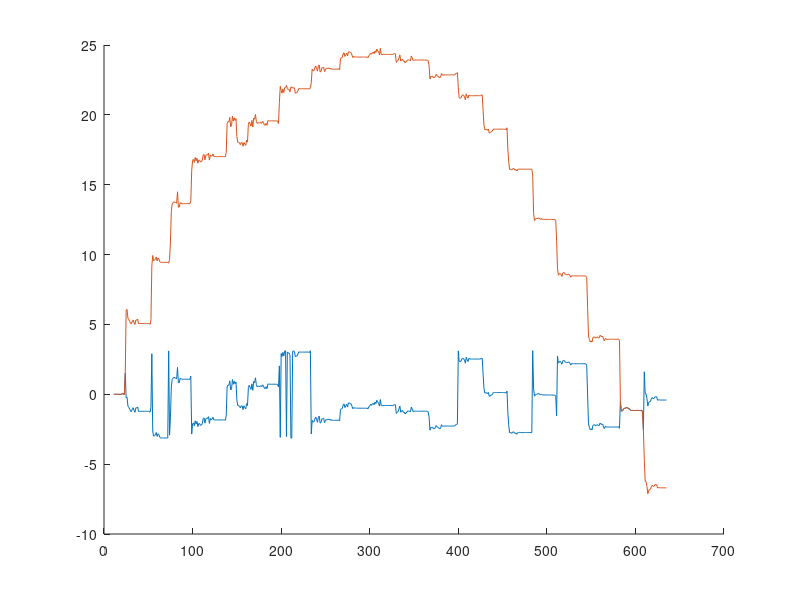

Recreate this plot in MATLAB. (Note: this script raises an error after producing the figure.)
%% Contributions by Nikhil Challa
clear;clc; close all;

tic 

% The code has the following limitations
% 1. It assumes only 1 outlier at a time for input signal in array of antennas
% 2. It assumes 3 or more array of antennas otherwise outlier will not work
% Note that this is very rare case and should not be encounter if the
% antenna is moved slowly hence the limitation.

BestLogIndexes = load('MatFiles/BestLogIndexes.mat').BestLogIndexes;
PhaseCorrectedY = load('MatFiles/PhaseCorrectedY.mat').PhaseCorrectedY;
PhaseCorrectedUnwrapY = load('MatFiles/PhaseCorrectedUnwrapY.mat').PhaseCorrectedUnwrapY;
CorrPhase = load('MatFiles/CorrPhase.mat').CorrPhase;
CIR_RATE = 200;
ChNoRange = 0:3;
MeasChIndxRange = 11:635; 
PhaseCorrUnWrapOutlierFixedY = PhaseCorrectedUnwrapY;
CorrPhaseOutlierFixed = CorrPhase;
for ChNo = ChNoRange

    figure(1 + ChNo)
    hold on
    plot(MeasChIndxRange,PhaseCorrectedY(ChNo+1,1:CIR_RATE:end),MeasChIndxRange,PhaseCorrectedUnwrapY(ChNo+1,1:CIR_RATE:end))
    xline(BestLogIndexes)
    yline([-pi,pi,2*pi,3*pi,4*pi,5*pi,6*pi,7*pi,8*pi,9*pi])
    ylabel("Phase in radians")
    xlabel("Log Sample Index (every sec/skip rest)")
    set(gca,"FontSize",14)
    titleStr = "Channel No:" + string(ChNo) + "  Phase value after removing frequency offset";
    title(titleStr,'FontSize',18)
    hold off

end


% Ideally we would like to check every index but the jitters can cause a
% lot of confusion on where the false phase jump happened. Instead if we
% check every 200 indexes (similar one use for plotting) we will not see
% these jitters and the accuracy on false phase jump detection is lot
% higher

outlier = zeros(1,floor(length(PhaseCorrUnWrapOutlierFixedY)/200));

outlier(1) = ~ isempty( find(isoutlier(PhaseCorrUnWrapOutlierFixedY(:,1)),1) );
outlier(2) = ~ isempty( find(isoutlier(PhaseCorrUnWrapOutlierFixedY(:,201)),1) );
outIndx = 3;
BadIndx = 0;
BadCh = -100;
for indx = 401 : 200 : length(PhaseCorrUnWrapOutlierFixedY)
    outlier(outIndx) = ~ isempty( find(isoutlier(PhaseCorrUnWrapOutlierFixedY(:,indx)),1) );
    if (outlier(outIndx - 2) && outlier(outIndx - 1) && outlier(outIndx))
        BadIndx = (outIndx - 3)*200+1;
        BadCh = find(isoutlier(PhaseCorrUnWrapOutlierFixedY(:,BadIndx)),1);
        GoodCh = setdiff(1:4,BadCh);
        BaseCh = GoodCh(1);
        PhDiff = PhaseCorrUnWrapOutlierFixedY(BaseCh,BadIndx) - PhaseCorrUnWrapOutlierFixedY(BadCh,BadIndx);
        
        % Note that phase unwrap are always multiples of 2pi
        PhShift = 0;
        if PhDiff > 0
            PhShift = 2*pi;
        else 
            PhShift = -2*pi;
        end
        disp(["Outlier Detected at indx:" + BadIndx + " on Channel:" + string(BadCh-1) + " with Ph diff of:" + PhShift])
        
        for phIndx = BadIndx:length(PhaseCorrUnWrapOutlierFixedY)
            PhaseCorrUnWrapOutlierFixedY(BadCh,phIndx) = PhaseCorrUnWrapOutlierFixedY(BadCh,phIndx) + PhShift;
            CorrPhaseOutlierFixed(BadCh,phIndx) = CorrPhaseOutlierFixed(BadCh,phIndx) + PhShift;
        end

        % readjusting indx back to recompute outliers
        indx = BadIndx;
        outIndx = outIndx - 3;
    end
    outIndx = outIndx + 1;

end


for ChNo = ChNoRange

    figure(5 + ChNo)
    hold on
    plot(MeasChIndxRange,PhaseCorrectedY(ChNo+1,1:CIR_RATE:end),MeasChIndxRange,PhaseCorrUnWrapOutlierFixedY(ChNo+1,1:CIR_RATE:end))
    xline(BestLogIndexes)
    yline([-pi,pi,2*pi,3*pi,4*pi,5*pi,6*pi,7*pi,8*pi,9*pi])
    ylabel("Phase in radians")
    xlabel("Log Sample Index (every sec/skip rest)")
    set(gca,"FontSize",14)
    titleStr = "Channel No:" + string(ChNo) + "  Phase value after removing frequency offset and Unwrap correction";
    title(titleStr,'FontSize',18)
    hold off


    % We attempt to plot one (and only one) case of incorrect phase wrapping
    IndxRange = BadIndx - 200 : 1 : BadIndx;  % since we start from bad case and go backward, the issue will be seen in previous 200 samples at max
    Offset = PhaseCorrectedY(:,IndxRange(1)) - PhaseCorrectedUnwrapY(:,IndxRange(1));
    TempPh = PhaseCorrectedY(:,IndxRange) - Offset;

    % to determine limits on Y-axis
    XlimMin = floor(min([ PhaseCorrectedUnwrapY(:,IndxRange) TempPh ],[],'all')) - 1;
    XlimMax = ceil(max([PhaseCorrectedUnwrapY(:,IndxRange) TempPh ],[],'all')) + 1;

    figure(9)
    subplot(2,2,ChNo + 1)
    hold on
    plot( IndxRange, PhaseCorrectedUnwrapY(ChNo+1,IndxRange), "rx",IndxRange, TempPh(ChNo+1,:),'bo')
    ylabel("Phase in radians")
    xlabel("Log Sample Index (sample time)")
    ylim([XlimMin  XlimMax])
    xlim([min(IndxRange) max(IndxRange)])
    legend("Unwrapped Attempt","Original Phase","Location","best")
    set(gca,"FontSize",14)
    titleStr = "Channel No:" + string(ChNo);
    title(titleStr,'FontSize',18)
    hold off


end

sgtitle('Incorrect Phase unwrapping example','FontSize',18) 

save('MatFiles/PhaseCorrUnWrapOutlierFixedY.mat','PhaseCorrUnWrapOutlierFixedY');
save('MatFiles/CorrPhaseOutlierFixed.mat','CorrPhaseOutlierFixed');


% Attempt to box out the incorrect phase unwrapping
% the factor of 20, needs to be decided based on number of 
window = floor(length(MeasChIndxRange)/length(BestLogIndexes));
Range = (BadIndx-CIR_RATE*window):(BadIndx+CIR_RATE*window);
Lx = floor(BadIndx/200) - window;
Ly = floor(min(PhaseCorrectedUnwrapY(BadCh,Range)));
Hx = window*2;
Hy = ceil(max(PhaseCorrectedUnwrapY(BadCh,Range))) - Ly;

figure(10)
subplot(2,1,1)
hold on
plot(MeasChIndxRange,PhaseCorrectedY(BadCh,1:CIR_RATE:end),MeasChIndxRange,PhaseCorrectedUnwrapY(BadCh,1:CIR_RATE:end))
xline(BestLogIndexes)
yline([-pi,pi,2*pi,3*pi,4*pi,5*pi,6*pi,7*pi,8*pi,9*pi])
ylabel("Phase in radians")
xlabel("Log Sample Index (every sec/skip rest)")
rectangle('Position',[Lx Ly Hx Hy],'EdgeColor','g')
set(gca,"FontSize",14)
titleStr = "Channel No:" + string(ChNo) + "  Phase value with Unwrapping Error";
title(titleStr,'FontSize',18)
hold off 

subplot(2,1,2)
hold on
plot(MeasChIndxRange,PhaseCorrectedY(BadCh,1:CIR_RATE:end),MeasChIndxRange,PhaseCorrUnWrapOutlierFixedY(BadCh,1:CIR_RATE:end))
xline(BestLogIndexes)
yline([-pi,pi,2*pi,3*pi,4*pi,5*pi,6*pi,7*pi,8*pi,9*pi])
ylabel("Phase in radians")
xlabel("Log Sample Index (every sec/skip rest)")
rectangle('Position',[Lx Ly Hx Hy],'EdgeColor','g')
set(gca,"FontSize",14)
titleStr = "Channel No:" + string(ChNo) + "  Phase value with Unwrapping Error Fixed";
title(titleStr,'FontSize',18)
hold off 


toc

    








